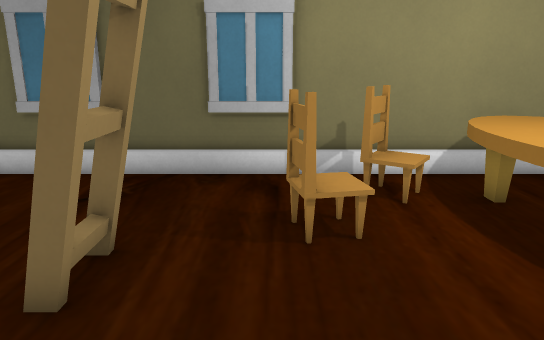
[1] (above)

16 first-person views from a walk through a Godot game level. The camera is 1.4 m above the floor, tilts 14° down and sees 70° across. The floor is counted in squares, 0.5 m on a side. Each view is taken from the middle of a square. On the plan, view 1 faces up. The plan holds only what a view shows up to about 20 squares ahead; the rest is blank. The place goes on beyond the plan. Some surface patterns are stand-ins.

[2]
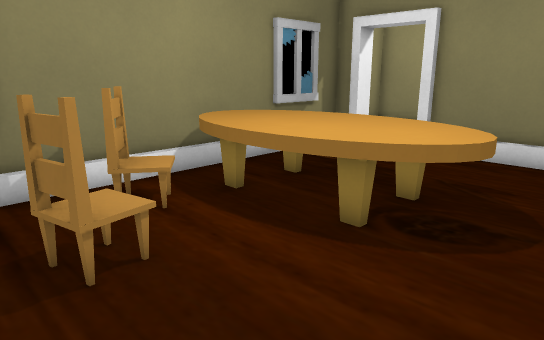

[3]
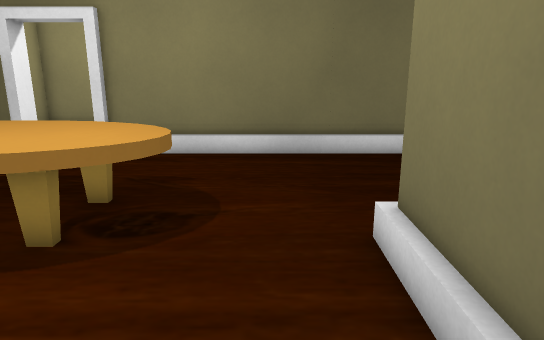

[4]
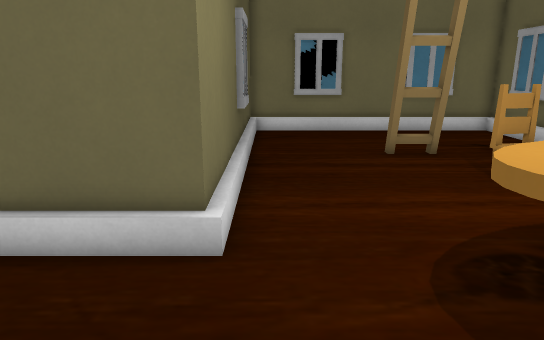

[5]
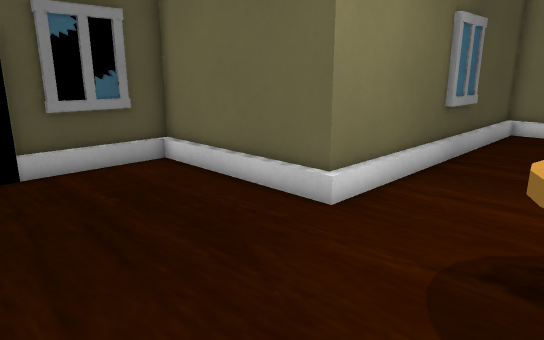

[6]
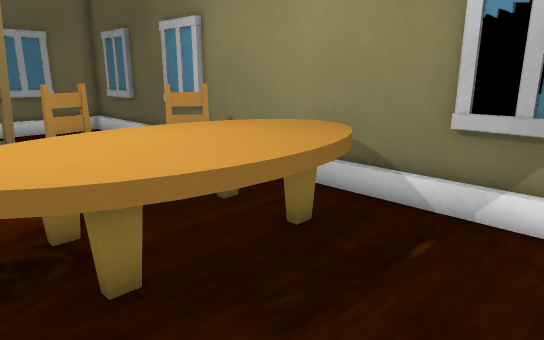

[7]
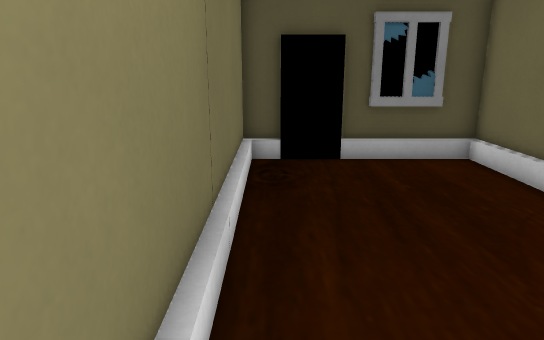

[8]
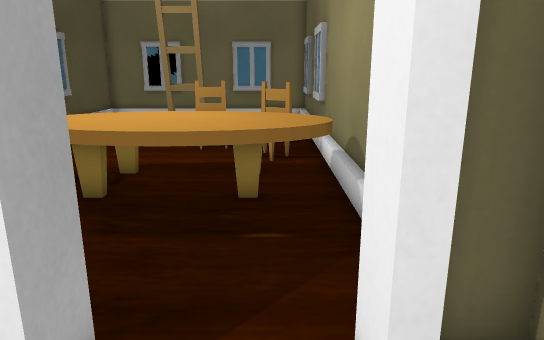

[9]
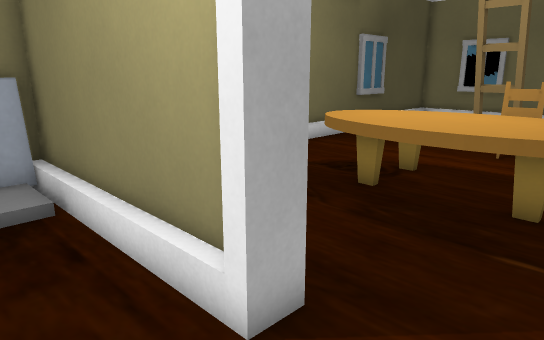

[10]
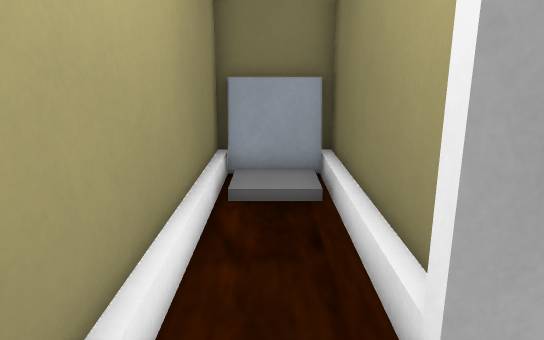

[11]
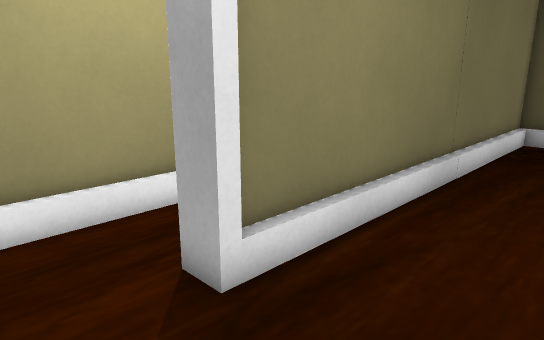

[12]
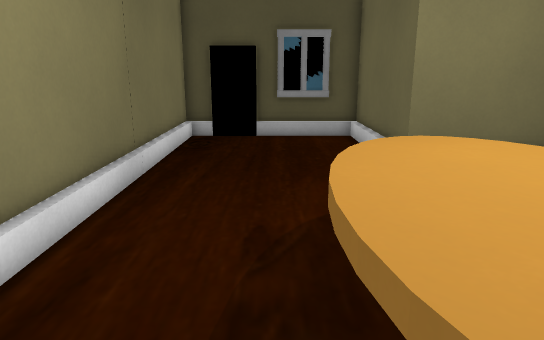

[13]
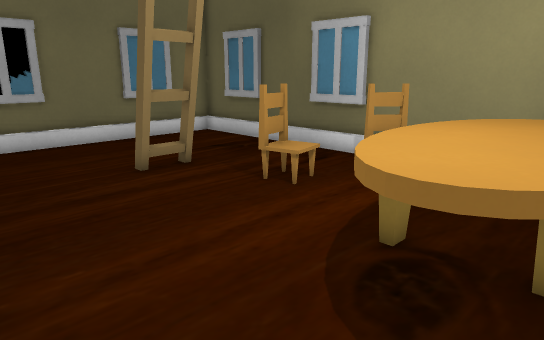

[14]
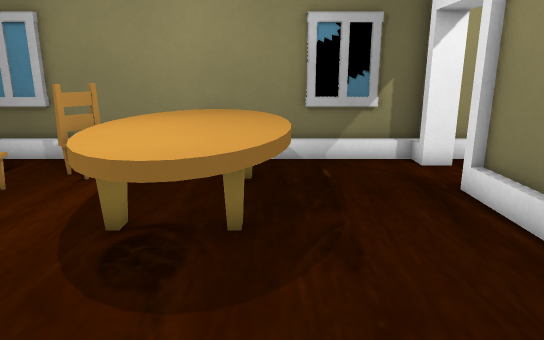

[15]
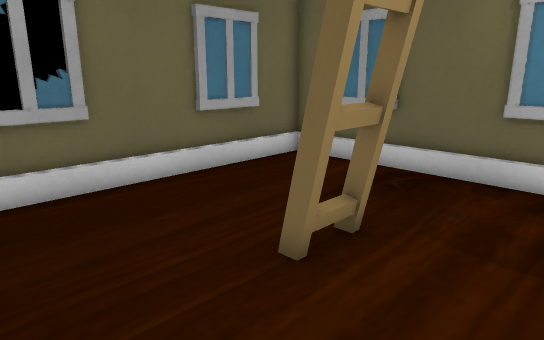

[16]
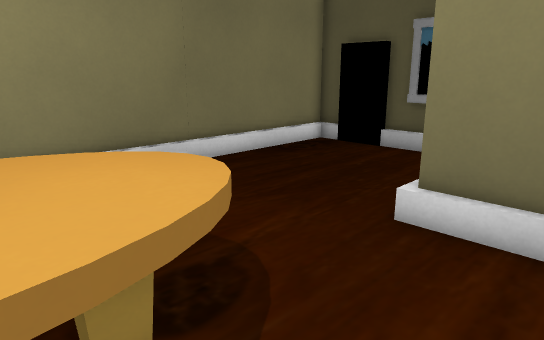

### Floor plan
Points are (right, up) in squares from view 1. A wall is a line through its corners. A room is listed if a view was taken in it or the views show most of it. See-through windows are left out.
Room 1 (views 1, 2, 3, 4, 5, 6, 7, 11, 12, 13, 14, 15, 16)
walls: (-1.4, 11.1) (-8.7, 11.1) (-8.7, -1.1) (5.1, -1.1) (5.1, -8.1) (9.7, -8.1); (7.5, -7.8) (9.7, -7.8); (12.7, 9.8) (12.7, 10.4); (12.7, -4.4) (12.7, 7.3); (13, 11.1) (0.5, 11.1); (11.6, -8.1) (13, -8.1) (13, 7)
low walls: (0.6, -0.8) (5.5, -0.8); (-0.4, -0.8) (0.5, -0.8); (-1.4, -0.8) (-0.5, -0.8); (-3.4, -0.8) (-2.5, -0.8); (3.5, 10.8) (1.2, 10.8); (1.1, 10.8) (0.5, 10.8); (-4.4, -0.8) (-3.5, -0.8); (-1.5, 10.8) (-5.4, 10.8); (-5.4, -0.8) (-4.5, -0.8); (-6.4, -0.8) (-5.5, -0.8); (10.5, 10.8) (3.6, 10.8); (-7.4, -0.8) (-6.5, -0.8); (5.5, -7.8) (6.5, -7.8); (-8.4, -0.8) (-7.5, -0.8); (-6.5, 10.8) (-8.5, 10.8); (12.7, 10.8) (11.5, 10.8); (12.7, -6.4) (12.7, -4.5); (11.6, -7.8) (12.7, -7.8); (12.7, -7.4) (12.7, -6.5)
ways out: opening at (13, 8.5) to room 2; closed door at (10.5, -8)
objects: ladder (-3, 4) to (-2, 6); chair (0, 6) to (1, 7); chair (2, 9) to (3, 10); table (4, 3) to (8, 10)
Room 2 (views 8, 9, 10)
walls: (13.3, 6.5) (13.3, -1.1); (12.7, 7.3) (13.6, 7.3) (13.6, 6.9); (13.6, 10.3) (13.6, 9.8) (12.7, 9.8); (13.6, -0.8) (16.2, -0.8); (16.6, -1.1) (16.6, 11.1) (13.3, 11.1) (13.3, 10.3)
low walls: (14.5, 10.8) (14, 10.8); (15.8, -0.4) (16.2, -0.4); (13.6, -0.6) (16.2, -0.6)
ways out: opening at (13, 8.5) to room 1

Positions as (right, up) in squares from view 1, and headings:
1: (0, 0), facing up
2: (-1, 1), facing up-right
3: (-1, 1), facing right
4: (11, 0), facing left
5: (12, 4), facing down-left
6: (12, 3), facing up-left
7: (12, 5), facing down
8: (16, 9), facing left
9: (16, 10), facing down-left
10: (15, 10), facing down
11: (9, 10), facing down-right
12: (9, 10), facing down
13: (8, -1), facing up-left
14: (8, -2), facing up
15: (1, 0), facing up-left
16: (2, 6), facing down-right
